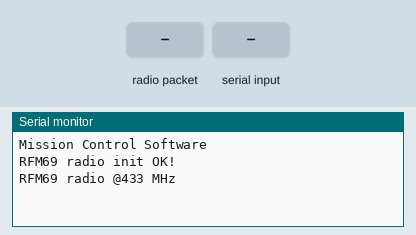
The sketch below on a simulated Arduino Uno, built with avr-gcc and run on an emulated ATmega328P. Shown: the last lines printed to the serial monitor. Inputs (shaded band) come from the test bench. No radio packets arrive unless stated.

Above: at 1.2 s.
1.3 s: radio packet "c" arrives
At 2.5 s:
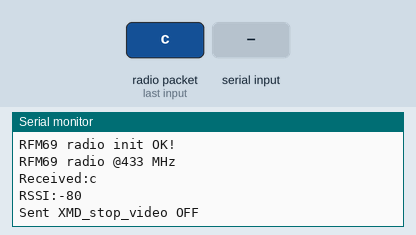
2.8 s: "c" received over Serial
At 3.6 s:
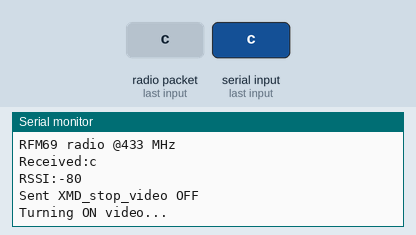
4.3 s: radio packet "1" arrives
At 4.8 s:
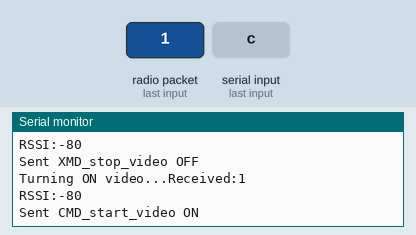
5.8 s: "1" received over Serial
At 7.1 s:
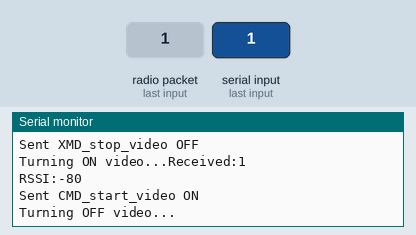

The sketch:

MisionControlSoftware.ino
```cpp
// rf69 demo tx rx.pde
// -*- mode: C++ -*-
// Example sketch showing how to create a simple messageing client
// with the RH_RF69 class. RH_RF69 class does not provide for addressing or
// reliability, so you should only use RH_RF69  if you do not need the higher
// level messaging abilities.
// It is designed to work with the other example rf69_server.
// Demonstrates the use of AES encryption, setting the frequency and modem
// configuration

#include <SPI.h>
#include <RH_RF69.h>
#define RFM69_INT     3  //
#define RFM69_CS      4  //
#define RFM69_RST     2  // "A"
#define RF69_FREQ 433.0

int incomingByte = 0;   // for incoming serial data
int camara_status = 0;

RH_RF69 rf69(RFM69_CS, RFM69_INT);

int16_t packetnum = 0;  // packet counter, we increment per xmission

void setup()
{
  Serial.begin(115200);
  //while (!Serial) { delay(1); } // wait until serial console is open, remove if not tethered to computer


  pinMode(RFM69_RST, OUTPUT);
  digitalWrite(RFM69_RST, LOW);

  Serial.println("Mission Control Software");
  Serial.println();

  // manual reset
  digitalWrite(RFM69_RST, HIGH);
  delay(10);
  digitalWrite(RFM69_RST, LOW);
  delay(10);

  if (!rf69.init()) {
    Serial.println("RFM69 radio init failed");
    while (1);
  }
  Serial.println("RFM69 radio init OK!");

  // Defaults after init are 434.0MHz, modulation GFSK_Rb250Fd250, +13dbM (for low power module)
  // No encryption
  if (!rf69.setFrequency(RF69_FREQ)) {
    Serial.println("setFrequency failed");
  }

  // If you are using a high power RF69 eg RFM69HW, you *must* set a Tx power with the
  // ishighpowermodule flag set like this:
  rf69.setTxPower(20, true);  // range from 14-20 for power, 2nd arg must be true for 69HCW

  // The encryption key has to be the same as the one in the server
  uint8_t key[] = { 0x01, 0x02, 0x03, 0x04, 0x05, 0x06, 0x07, 0x08,
                    0x01, 0x02, 0x03, 0x04, 0x05, 0x06, 0x07, 0x08};
  rf69.setEncryptionKey(key);


  Serial.print("RFM69 radio @");  Serial.print((int)RF69_FREQ);  Serial.println(" MHz");
}


void loop() {
  if (Serial.available() > 0) {
      // read the incoming byte:
      incomingByte = Serial.read();
      if(incomingByte==99){ //'c'
        camara_status = 1;
        Serial.print("Turning ON video...");
      }else {
        camara_status = 0;
        Serial.print("Turning OFF video...");
      }
  }

 if (rf69.available()) {
    // Should be a message for us now
    uint8_t buf[RH_RF69_MAX_MESSAGE_LEN];
    uint8_t len = sizeof(buf);
    if (rf69.recv(buf, &len)) {
      if (!len) return;
      buf[len] = 0;
      Serial.print("Received:");
      Serial.println((char*)buf);
      Serial.print("RSSI:");
      Serial.println(rf69.lastRssi(), DEC);

      if (strstr((char *)buf, "Hello Worlp")) {//TODO: agregar una verificacion de beacon
      }
      // Send a reply!
      uint8_t data[] = "XMD_start_video";
      if (camara_status==1){
        uint8_t data[] = "CMD_start_video";
        rf69.send(data, sizeof(data));
        Serial.println("Sent CMD_start_video ON");
      }
      else {
        uint8_t data1[] = "XMD_stop_video";
        rf69.send(data1, sizeof(data));
        Serial.println("Sent XMD_stop_video OFF");
      }


      rf69.waitPacketSent();


    } else {
      Serial.println("Receive failed");
    }
  }
}


void Blink(byte PIN, byte DELAY_MS, byte loops) {
  for (byte i=0; i<loops; i++)  {
    digitalWrite(PIN,HIGH);
    delay(DELAY_MS);
    digitalWrite(PIN,LOW);
    delay(DELAY_MS);
  }
}
```

Measured:
- after the input at 1.3 s, the serial monitor: prints a new line at once (image 1)
- after the input at 2.8 s, the serial monitor: prints a new line at once (image 2)
- after the input at 4.3 s, the serial monitor: prints a new line at once (image 3)
- after the input at 5.8 s, the serial monitor: prints a new line at once (image 4)
